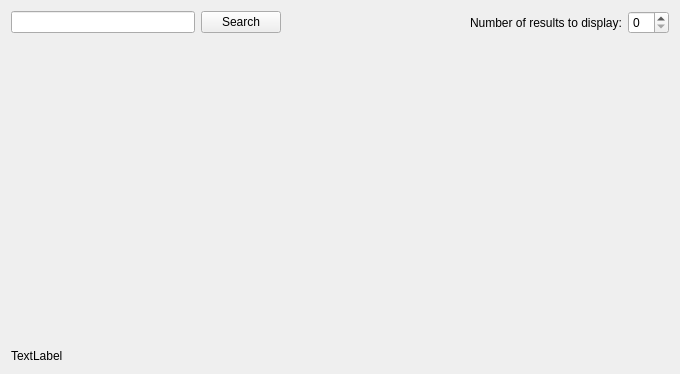
<ui version="4.0" >
 <class>KViewMetaEngine</class>
 <widget class="QWidget" name="KViewMetaEngine" >
  <property name="geometry" >
   <rect>
    <x>0</x>
    <y>0</y>
    <width>680</width>
    <height>374</height>
   </rect>
  </property>
  <property name="sizePolicy" >
   <sizepolicy vsizetype="Minimum" hsizetype="Preferred" >
    <horstretch>0</horstretch>
    <verstretch>0</verstretch>
   </sizepolicy>
  </property>
  <property name="windowTitle" >
   <string>Form</string>
  </property>
  <layout class="QVBoxLayout" name="verticalLayout" >
   <item>
    <layout class="QHBoxLayout" name="horizontalLayout" >
     <item>
      <widget class="QLineEdit" name="TxtQuery" />
     </item>
     <item>
      <widget class="QPushButton" name="Search" >
       <property name="text" >
        <string>Search</string>
       </property>
      </widget>
     </item>
     <item>
      <spacer name="horizontalSpacer" >
       <property name="orientation" >
        <enum>Qt::Horizontal</enum>
       </property>
       <property name="sizeHint" stdset="0" >
        <size>
         <width>40</width>
         <height>20</height>
        </size>
       </property>
      </spacer>
     </item>
     <item>
      <widget class="QLabel" name="label" >
       <property name="text" >
        <string>Number of results to display:</string>
       </property>
      </widget>
     </item>
     <item>
      <widget class="QSpinBox" name="NbRes" />
     </item>
    </layout>
   </item>
   <item>
    <widget class="QGObjectsList" native="1" name="Results" >
     <property name="sizePolicy" >
      <sizepolicy vsizetype="MinimumExpanding" hsizetype="Preferred" >
       <horstretch>0</horstretch>
       <verstretch>0</verstretch>
      </sizepolicy>
     </property>
    </widget>
   </item>
   <item>
    <widget class="QLabel" name="ResLabel" >
     <property name="text" >
      <string>TextLabel</string>
     </property>
    </widget>
   </item>
  </layout>
 </widget>
 <customwidgets>
  <customwidget>
   <class>QGObjectsList</class>
   <extends>QWidget</extends>
   <header>qgobjectslist.h</header>
   <container>1</container>
  </customwidget>
 </customwidgets>
 <resources/>
 <connections/>
</ui>
